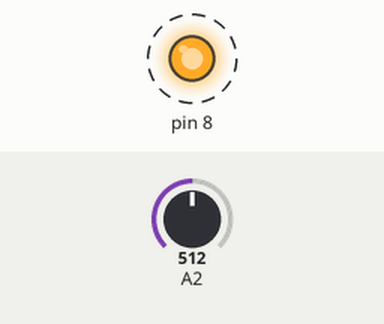
This sketch was run on a simulated Arduino Uno, built with avr-gcc and run on an emulated ATmega328P. Parts: output pins drawn as LEDs (lit = HIGH). Dashed ring = blinking. The test bench sets the inputs (shaded band); at power-on: A2 = 512. What the sketch prints to the serial monitor is not drawn.

Above: at 0.5 s.
Timing chart, 0 to 4.8 s (numbered marks = the images above):
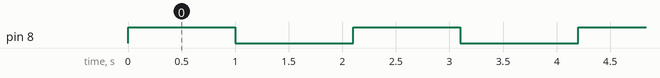

The sketch:

Voltmeas.ino
```cpp
// number of analog samples to take per reading
#define NUM_SAMPLES 10

int sum = 0;                    // sum of samples taken
unsigned char sample_count = 0; // current sample number
float voltage = 0.0;            // calculated voltage

void setup()
{
    Serial.begin(9600);
      pinMode(8, OUTPUT);

}

void loop()
{
  digitalWrite(8, HIGH);   // turn the LED on (HIGH is the voltage level)
  delay(1000);                       // wait for a second
  digitalWrite(8, LOW);    // turn the LED off by making the voltage LOW
  delay(1000);                       // wait for a second
    // take a number of analog samples and add them up
    while (sample_count < NUM_SAMPLES) {
        sum += analogRead(A2);
        sample_count++;
        delay(10);
    }
    // calculate the voltage
    // use 5.0 for a 5.0V ADC reference voltage
    // 5.015V is the calibrated reference voltage
    voltage = ((float)sum / (float)NUM_SAMPLES * 5.015) / 1024.0;
    // send voltage for display on Serial Monitor
    // voltage multiplied by 11 when using voltage divider that
    // divides by 11. 11.132 is the calibrated voltage divide
    // value
    Serial.print(voltage * 11.132);
    Serial.println (" V");
    sample_count = 0;
    sum = 0;
}
```

Measured:
- by itself, pin 8: alternates HIGH for 1.0 s and LOW for 1.1 s
